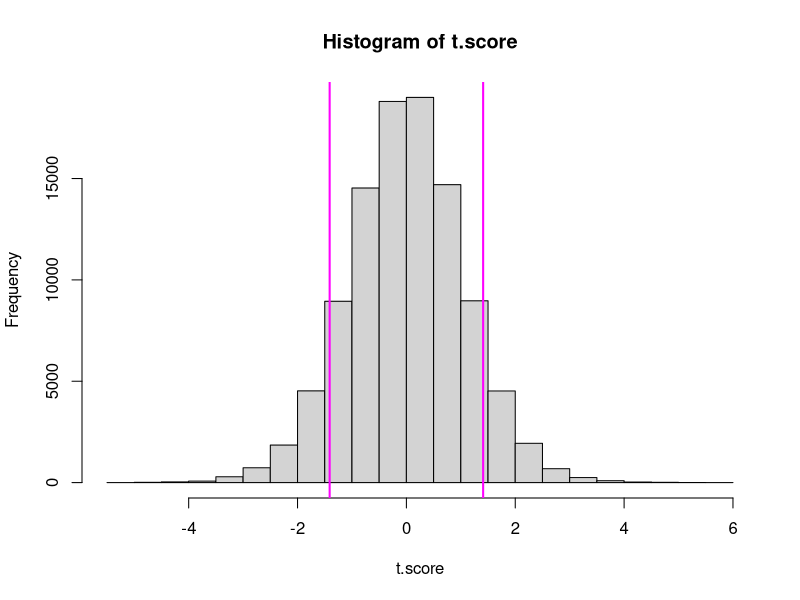
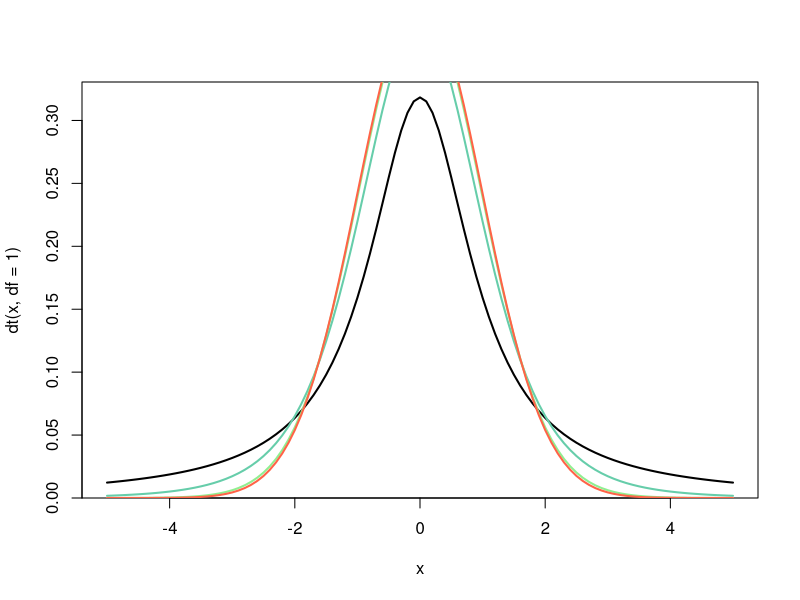
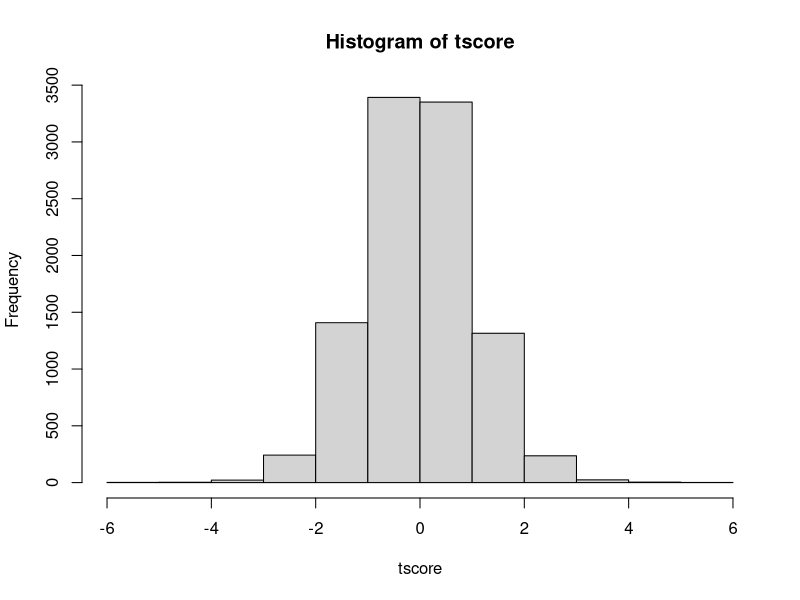
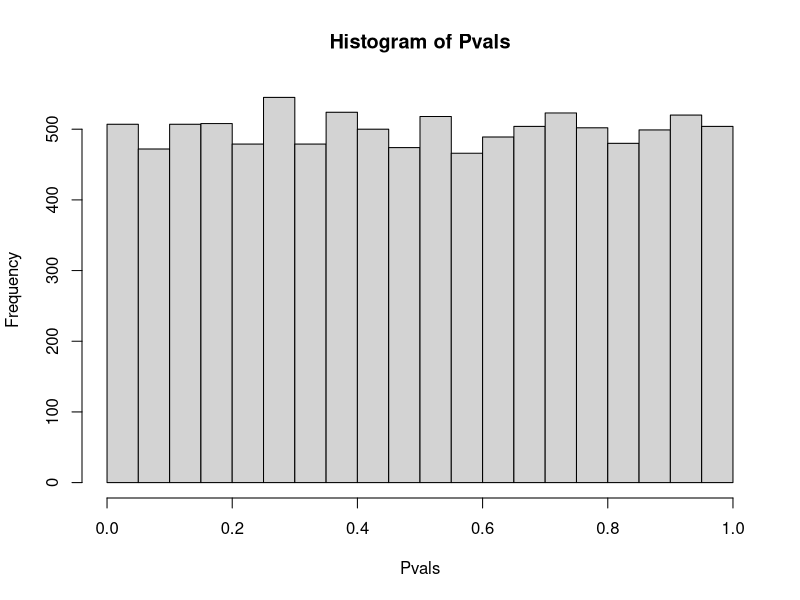

Source code (R) for these figures, in order:
######T tests, Day 1#####
t.score<-NA
for(i in 1:100000){
  sample<-rnorm(n = 20,mean = 6.2,sd = .427)
  t.score[i]<-(mean(sample)-6.2)/(sd(sample)/sqrt(20))
}

hist(t.score)
abline(v=-1.41,col="magenta",lwd=2)
abline(v=1.41,col="magenta",lwd=2)

barley<-c(3,5,4,7,5,6,8,9,6,4,5,2,5,6,9,4,5,7)
t.test(x = barley,mu = 6.2)

FL<-rnorm(n = 30,mean = .4,sd = .05)
RB<-rnorm(30,mean = .2,sd=.05)
t.test(x = FL,y = RB,var.equal = T)
t.test(x = FL,y = RB)


curve(dt(x,df = 1),xlim=c(-5,5),lwd=2)
curve(dt(x,df = 5),xlim=c(-5,5),lwd=2,col="mediumaquamarine",add=TRUE)
curve(dt(x,df = 40),xlim=c(-5,5),lwd=2,col="palegreen2",add=TRUE)

curve(dnorm(x),xlim=c(-5,5),lwd=2,col="tomato",add=TRUE)


tscore<-NA
Pvals<-NA
for(i in 1:10000){
  sample<-rnorm(n = 30,mean = 0,sd = 1)
  Effect<-mean(sample)-0
  SE<-(sd(sample)/(sqrt(30)))
  tval<-Effect/SE
  tscore[i]<-Effect/SE
  Pvals[i]<-pt(q = abs(tval),df = 29,lower.tail = FALSE)*2
}
hist(tscore)
hist(Pvals)




#####Multiple Comparisons

A<-c(56,63,45,41,71,60,78,50,68,62)
B<-c(40,48,60,38,32,44,66,22,45,54)
C<-c(71,57,64,44,73,50,79,67,84,61)

AB<-t.test(A,B)
BC<-t.test(B,C)
AC<-t.test(A,C)
AB$p.value
BC$p.value
AC$p.value
p.adjust(c(0.01734729,0.002458293,0.3138771),method = "bonferroni")

p.adjust(c(0.01734729,0.002458293,0.3138771),method="holm")


AB$p.value*2
AC$p.value*1
BC$p.value*3


#ANOVA


mean(A)
mean(B) 
mean(C)
response<-c(A,B,C)
treatment<-c(rep("A",10),rep("B",10),rep("C",10))
cbind(response,treatment)
model<-lm(response~treatment)
model

anova(model)



###Post hoc test

#TukeyHSD

TukeyHSD(x = aov(model))

